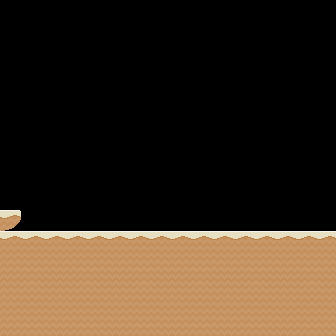

This game map was drawn from its Tiled (.tmx) file and the tilesets committed beside it. A one-line description and the trimmed map source follow:
An orthogonal 16x16 tile map with 21x21 px tiles, 2 tile layers (Background, Tile Layer 1) and 1 object.

<map version="1.0" orientation="orthogonal" renderorder="right-down" width="16" height="16" tilewidth="21" tileheight="21" nextobjectid="1">
 <tileset firstgid="1" name="spritesheet" tilewidth="21" tileheight="21" spacing="2" margin="2" tilecount="900">
  <image source="platformer-art-pixel-redux/spritesheet.png" trans="5e81a2" width="692" height="692" />
  <tile id="3">
   <objectgroup draworder="index">
    <object id="0" x="0" y="0" width="21" height="21" />
   </objectgroup>
  </tile>
 </tileset>
 <layer name="Background" width="16" height="16">
  <data>[256 cells, 0 non-empty, 0 distinct tile ids]</data>
 </layer>
 <layer name="Tile Layer 1" width="16" height="16">
  <data>[256 cells, 81 non-empty, 3 distinct tile ids]</data>
 </layer>
</map>
